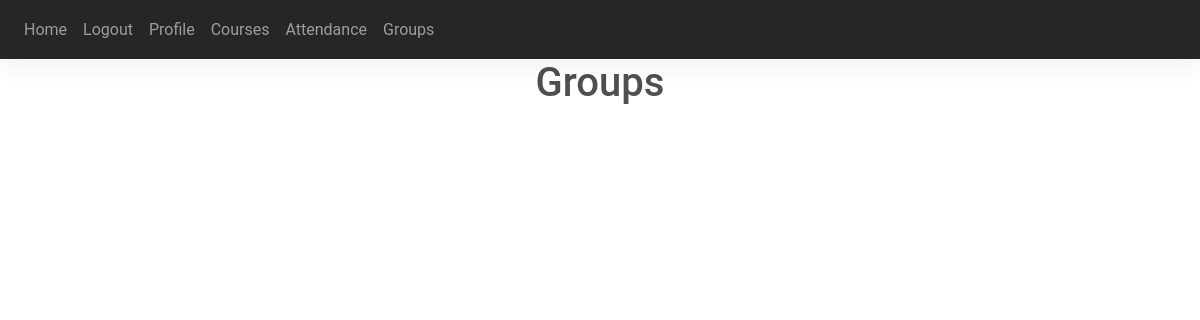
The app's page /groups (signed in), older data.
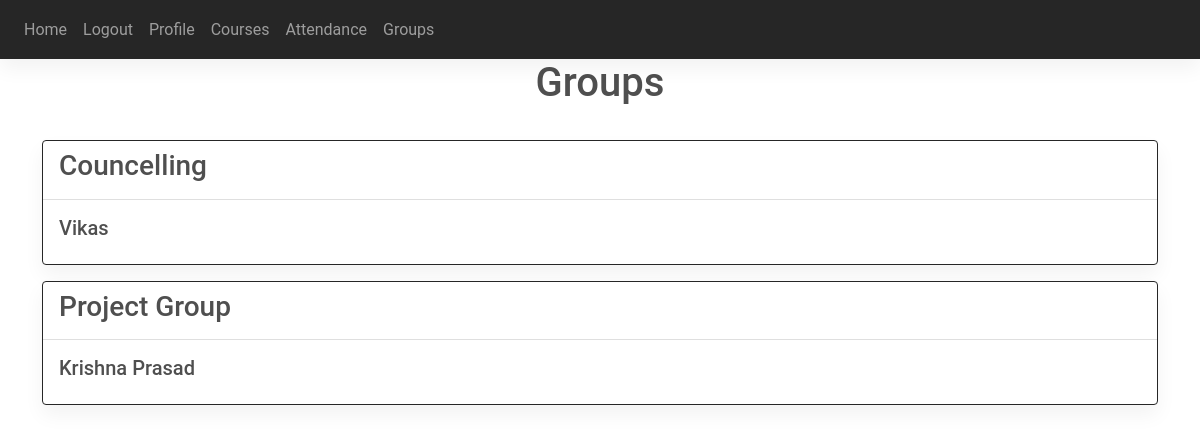
The same page, newer data.
### website/models.py (models this page shows)
class Group(db.Model):
    id = db.Column(db.Integer, primary_key=True)
    group_name = db.Column(db.String(30), nullable=False)
    teacher_id = db.Column(db.Integer, db.ForeignKey(
        'teacher.id'), nullable=False)
    student_ids = db.relationship('Group_student_id')

class Teacher(db.Model):
    id = db.Column(db.Integer, primary_key=True)
    teacher_regno = db.Column(db.String, nullable=False)
    user_id = db.Column(db.Integer, db.ForeignKey('user.id'))
    user_name = db.Column(db.String(150))
    courses = db.relationship('Course')
    groups = db.relationship('Group')
    materials = db.relationship('Materials')

### website/views.py (the view)
@views.route('/groups')
@login_required
@require_role('s')
def groups():
    groups_list = []
    student = current_user.student[0]
    teachers = {}
    student_ids = Group_student_id.query.all()
    for student_id in student_ids:
        if student_id.student_id == student.id:
            group = Group.query.get(student_id.group_id)
            groups_list.append(group)
            teacher = Teacher.query.get(group.teacher_id)
            teachers[group.id] = teacher.user_name
    return render_template("groups.html", user=current_user, groups=groups_list, teachers=teachers)

### website/__init__.py (called while the page is built)
def create_app():
    app = Flask(__name__)
    app.config['SECRET_KEY'] = 'rajesh aka the king'
    app.config['SQLALCHEMY_DATABASE_URI'] = f'sqlite:///{DB_NAME}'
    app.config['UPLOAD_PATH'] = 'static'
    db.init_app(app)
    from .views import views
    from .auth import auth
    from .admin import admin
    app.register_blueprint(views, url_prefix='/')
    app.register_blueprint(auth, url_prefix='/')
    app.register_blueprint(admin, url_prefix='/')
    from .models import User, Note
    create_database(app)
    login_manager = LoginManager()
    login_manager.login_view = 'auth.login'
    login_manager.init_app(app)
    @login_manager.user_loader
    def load_user(id):
        return User.query.get(int(id))
    return app

### website/views.py (called while the page is built)
def require_role(role):
    def decorator(func):
        @wraps(func)
        def wrapped_function(*args, **kwargs):
            if not current_user.user_type == role:
                flash("No Permission", category="error")
                return redirect("/")
            else:
                return func(*args, **kwargs)
        return wrapped_function
    return decorator

### website/templates/groups.html (shortened to what this page needs)
{% extends "base.html" %}
{% block content %}
<h1 align="center">Groups</h1>
{% for group in groups %}
    <div class="card border border-dark mb-3">
        <div class="card-header">
            <h3 style="display: inline-block;">
                {{group.group_name}}
            </h3>
        </div>
        <div class="card-body">
            <h5 class="card-title">{{teachers[group.id]}}</h5>
        </div>
    </div>
{% endfor %}
{% endblock %}
{% block navbar %}
{% if user.is_authenticated %}
<a class="nav-item nav-link" id="home" href="/">Home</a>
<a class="nav-item nav-link" id="logout" href="/logout">Logout</a>
<a class="nav-item nav-link" id="profile" href="/profile">Profile</a>
<a class="nav-item nav-link" id="courses" href="/courses">Courses</a>
<a class="nav-item nav-link" id="attendance" href="/attendance">Attendance</a>
<a class="nav-item nav-link" id="groups" href="/groups">Groups</a>
{% else %}
<a class="nav-item nav-link" id="login" href="/login">Login</a>
<a class="nav-item nav-link" id="sign-up" href="/sign-up">Sign Up</a>
{% endif %}
{% endblock %}

Row changes from the older to the newer data that the page shows:
added Group: group_name "Councelling"
now on this page (row edited): Teacher: user_name "Vikas"
added Group: group_name "Project Group"
now on this page (row edited): Teacher: user_name "Krishna Prasad"
